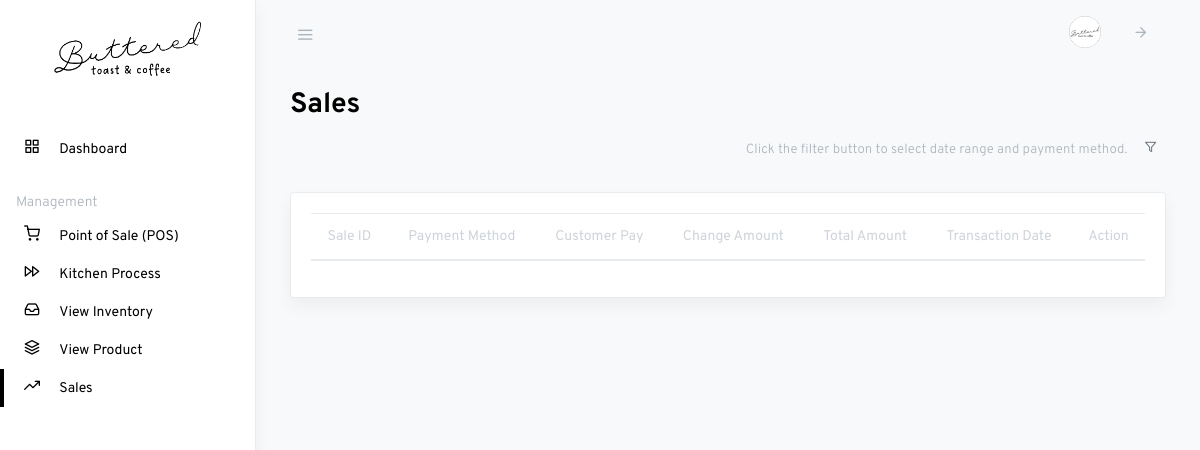
Page /staff-sales.php (signed in) on the earlier database version.
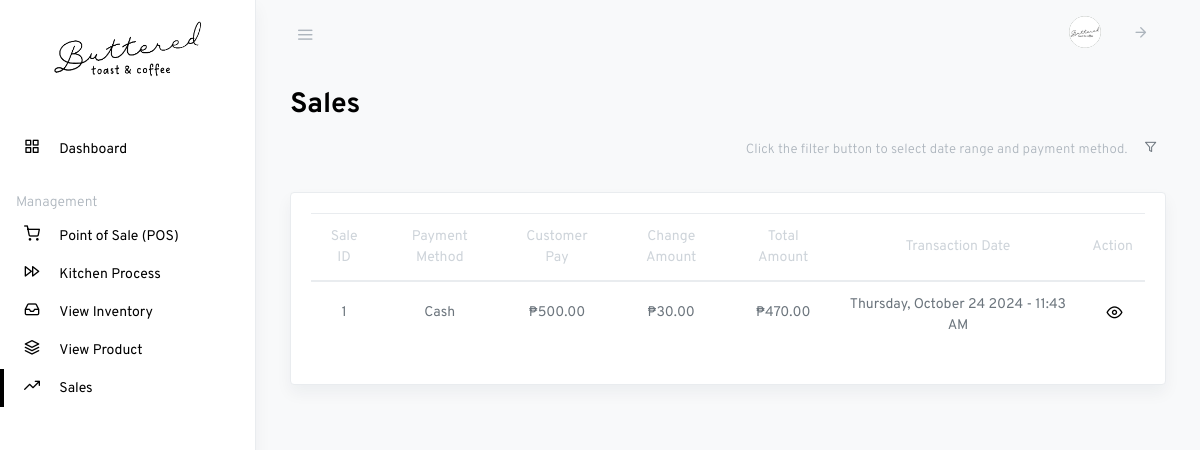
Same page on the later database version.
### tables this page shows
CREATE TABLE `sales` (
  `sale_id` int(11) NOT NULL,
  `total_amount` decimal(11,2) NOT NULL,
  `customer_pay` decimal(11,2) NOT NULL,
  `change_amount` decimal(11,2) NOT NULL,
  `payment_method` text NOT NULL,
  `queue_no` text NOT NULL,
  `status` int(1) NOT NULL,
  `transaction_date` timestamp(6) NOT NULL DEFAULT current_timestamp(6) ON UPDATE current_timestamp(6)
);

### staff-sales.php (the view, shortened to what the changed rows need)
<!DOCTYPE html>
<html lang="en">
<head>
    <?php include 'partials/header.php'; ?>
    <link rel="stylesheet" href="css/dataTables.bootstrap4.css">
</head>
<body class="vertical  light">
    <div class="wrapper">
        <?php include 'partials/staff-navbar.php'; ?>
        <main role="main" class="main-content">
            <div class="container-fluid">
                <div class="row justify-content-center">
                    <div class="col-12">
                        <h2 class="page-title">Sales</h2>
                        <div class="row my-4">
                            <div class="col-md-12">
                                <div class="card shadow">
                                    <div class="card-body">
                                        <table class="table datatables" id="dataTable-1">
                                            <thead>
                                                <tr class="text-center">
                                                    <th>Sale ID</th>
                                                    <th>Payment Method</th>
                                                    <th>Customer Pay</th>
                                                    <th>Change Amount</th>
                                                    <th>Total Amount</th>
                                                    <th>Transaction Date</th>
                                                    <th>Action</th>
                                                </tr>
                                            </thead>
                                            <tbody>
                                                <?php
                                                $sql1 = "SELECT * FROM sales";
                                                $r = mysqli_query($link, $sql1);
                                                if ($r->num_rows > 0) {
                                                    while ($row1 = mysqli_fetch_assoc($r)) {
                                                        ?>
                                                        <tr class="text-center">
                                                            <td>
                                                                <p class="fw-normal mb-1">
                                                                    <?php echo $row1['sale_id']; ?>
                                                                </p>
                                                            </td>
                                                            <td>
                                                                <p class="fw-normal mb-1">
                                                                    <?php echo $row1['payment_method']; ?>
                                                                </p>
                                                            </td>
                                                            <td>
                                                                <p class="fw-normal mb-1">
                                                                    ₱<?php echo number_format($row1['customer_pay'], 2); ?>
                                                                </p>
                                                            </td>
                                                            <td>
                                                                <p class="fw-normal mb-1">
                                                                    ₱<?php echo number_format($row1['change_amount'], 2); ?>
                                                                </p>
                                                            </td>
                                                            <td>
                                                                <p class="fw-normal mb-1">
                                                                    ₱<?php echo number_format($row1['total_amount'], 2); ?>
                                                                </p>
                                                            </td>
                                                            <td>
                                                                <?php
                                                                $formattedDate = date("l, F j Y - h:i A", strtotime($row1["transaction_date"]));
                                                                ?>
                                                                <span
                                                                    class="formatted-date"><?php echo $formattedDate; ?></span>
                                                            </td>
                                                            <td>
                                                                <div class="d-inline">
                                                                    <a class="ml-1 action-icon" href="#" data-toggle="modal"
                                                                        type="button"
                                                                        data-target="#view-sales-items-<?php echo $row1['sale_id'] ?>">
                                                                        <i class="fe fe-eye fe-16"></i>
                                                                    </a>
                                                                </div>
                                                            </td>
                                                        </tr>
                                                        <?php
                                                    }
                                                }
                                                ?>
                                            </tbody>
                                        </table>
                                    </div>
                                </div>
                            </div>
                        </div>
                    </div>
                </div>
            </div>
        </main>
    </div>
</body>
</html>

Differences in the rows shown:
added sales: sale_id "1", payment_method "Cash", customer_pay "500.00", change_amount "30.00", total_amount "470.00", transaction_date "Thursday, October 24 2024 - 11:43 AM"
